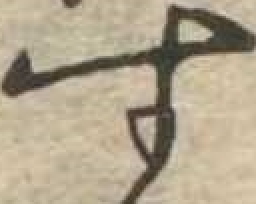
#> input picture material/好色一代男/simple/su/U+3059_200003076_00032_1_X1143_Y1012.jpg, 128 x 102 px, found by its file name (shown 2 times larger)
$ python su.py
#> lines starting #> are read from the running program, lines starting #| are printed output that depends on the picture
'''
Created on 2017/07/13

@author: toru
'''
import cv2
import time

if __name__ == '__main__':
    PRJHOME = "../../../"
    img1 = cv2.cvtColor(cv2.imread(PRJHOME + "material/好色一代男/characters/U+3059/U+3059_200003076_00032_1_X1143_Y1012.jpg"), cv2.COLOR_BGR2GRAY)
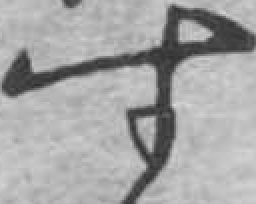
#> img1: shape (102, 128) (shown 2 times larger); min 47, max 220, mean 165
    img2 = cv2.cvtColor(cv2.imread(PRJHOME + "material/好色一代男/characters/U+3059/U+3059_200003076_00024_1_X0617_Y2565.jpg"), cv2.COLOR_BGR2GRAY)
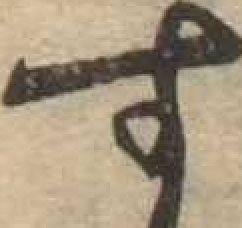
#> input picture material/好色一代男/simple/su/U+3059_200003076_00024_1_X0617_Y2565.jpg, 121 x 114 px, found by its file name (shown 2 times larger)
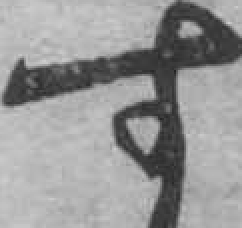
#> img2: shape (114, 121) (shown 2 times larger); min 34, max 206, mean 150.2
#     img1 = cv2.imread(PRJHOME + "material/sample/lena.jpg")
#     img2 = cv2.imread(PRJHOME + "material/sample/lena.jpg")

    # A-KAZE検出器の生成
    akaze = cv2.AKAZE_create()

    # 特徴量の検出と特徴量ベクトルの計算
    kp1, des1 = akaze.detectAndCompute(img1, None)
#> kp1 = 14 keypoints; strongest (x, y, size): (66, 57, 5.7), (74, 48, 5.7), (73, 61, 4.8), (74, 35, 4.8)
    kp2, des2 = akaze.detectAndCompute(img2, None)
#> kp2 = 14 keypoints; strongest (x, y, size): (73, 44, 5.7), (75, 63, 5.7), (59, 59, 5.7), (67, 62, 5.7)

    # Brute-Force Matcher生成
    bf = cv2.BFMatcher()

    # 特徴量ベクトル同士をBrute-Force＆KNNでマッチング
    matches = bf.knnMatch(des1, des2, k=2)
#> matches = 14 matches

    # データを間引きする
    ratio = 1.0
    good = []
    for m, n in matches:
        if m.distance < ratio * n.distance:
            good.append([m])
#> this loop made 14 passes
#> after the loop, good = 14 matches

    # 対応する特徴点同士を描画
    img3 = cv2.drawMatchesKnn(img1, kp1, img2, kp2, good, None, flags=2)
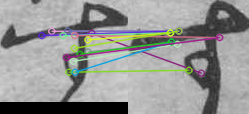
#> img3: shape (114, 249, 3); mean of channels 0, 1, 2 147.9, 149.5, 148.6; drawn as B, G, R

    # 画像表示
    cv2.imshow('img', img3)

    # キー押下で終了
    cv2.waitKey(0)
    time.sleep(10)
    cv2.destroyAllWindows()
